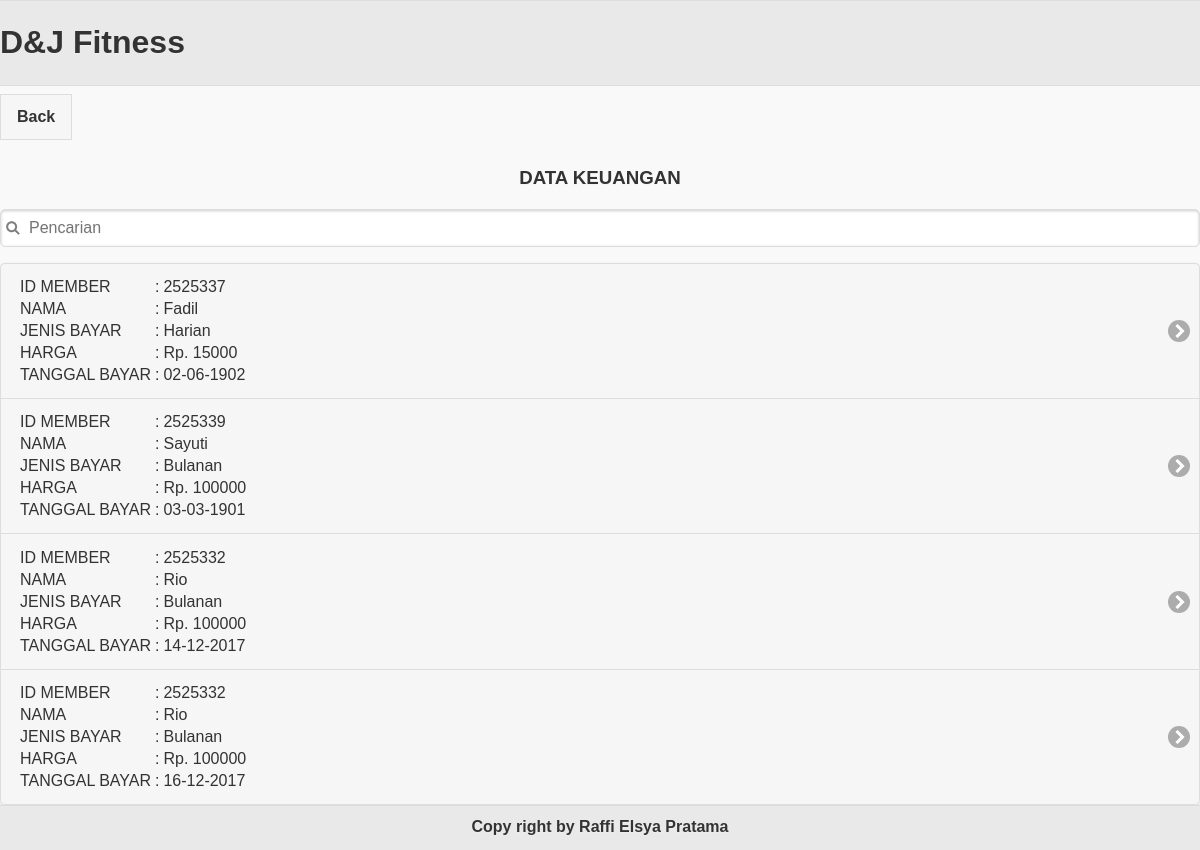
Page /datakeuangan.php on the committed database.
### tables this page shows
CREATE TABLE IF NOT EXISTS `keuangan` (
  `id_member` int(10) DEFAULT NULL,
  `harga` int(10) DEFAULT NULL,
  `id_keuangan` int(11) NOT NULL AUTO_INCREMENT,
  `tgl_bayar` date NOT NULL,
  PRIMARY KEY (`id_keuangan`)
);

CREATE TABLE IF NOT EXISTS `member` (
  `id_member` char(10) NOT NULL,
  `nama_member` varchar(30) NOT NULL,
  `jenis_kelamin` char(7) NOT NULL,
  `alamat` varchar(35) NOT NULL,
  `tgl_daftar` date NOT NULL
);

### datakeuangan.php (the view, shortened to what this page needs)
<html>
<head>
<link rel="stylesheet" href="js/jquery.mobile-1.4.2.min.css"/>
</head>
<body>
<div data-role= "page" id="main">
	<div data-role="header">
			<marquee><h1>D&J Fitness<h1></marquee>
		</div>
	<div data-role"content">
	<a href="keuangan.php" class="ui-btn ui-btn-inline">Back</a>
		<center><h3>DATA KEUANGAN</h3></center>
		<ul data-role="listview" data-inset="true" data-filter="true" data-split-icon="info" data-filter-placeholder="Pencarian")>
		<?php
			$query = mysql_query("SELECT * FROM keuangan, member where keuangan.id_member=member.id_member");
			while($rows = mysql_fetch_array($query)){
				$t=explode("-", $rows['tgl_bayar']);
            	$tanggal="$t[2]-$t[1]-$t[0]";
		?>
			<li><a href="delete_keuangan.php?id=<?php echo $rows['id_keuangan']?>">
				<table>
					<tr><td>ID MEMBER</td><td> : </td><td><?php echo $rows['id_member'] ?></td></tr>
					<tr><td>NAMA</td><td> : </td><td><?php echo $rows['nama_member'] ?></td></tr>
					<tr><td>JENIS BAYAR</td><td> : </td><td><?php
					if ($rows['harga']==15000) {
						echo "Harian";
					}else {
						echo "Bulanan";
					}
					?></td></tr>
					<tr><td>HARGA</td><td> : </td><td>Rp. <?php echo $rows['harga'] ?></td></tr>
					<tr><td>TANGGAL BAYAR</td><td> : </td><td><?php echo $tanggal; ?></td></tr>
				</table>
			</a></li>
		<?php
			}
		?>
		</ul>
	</div>
	<div data-role="footer" data-position="fixed">
			<h2>Copy right by Raffi Elsya Pratama</h2>
	</div>
</div>
</body>
</html>

### rows in the picture
keuangan: id_member.id_member "2525337", id_member.nama_member "Fadil", shows "Harian", harga "15000", tgl_bayar "02-06-1902"
keuangan: id_member.id_member "2525339", id_member.nama_member "Sayuti", shows "Bulanan", harga "100000", tgl_bayar "03-03-1901"
keuangan: id_member.id_member "2525332", id_member.nama_member "Rio", shows "Bulanan", harga "100000", tgl_bayar "14-12-2017"
keuangan: id_member.id_member "2525332", id_member.nama_member "Rio", shows "Bulanan", harga "100000", tgl_bayar "16-12-2017"
